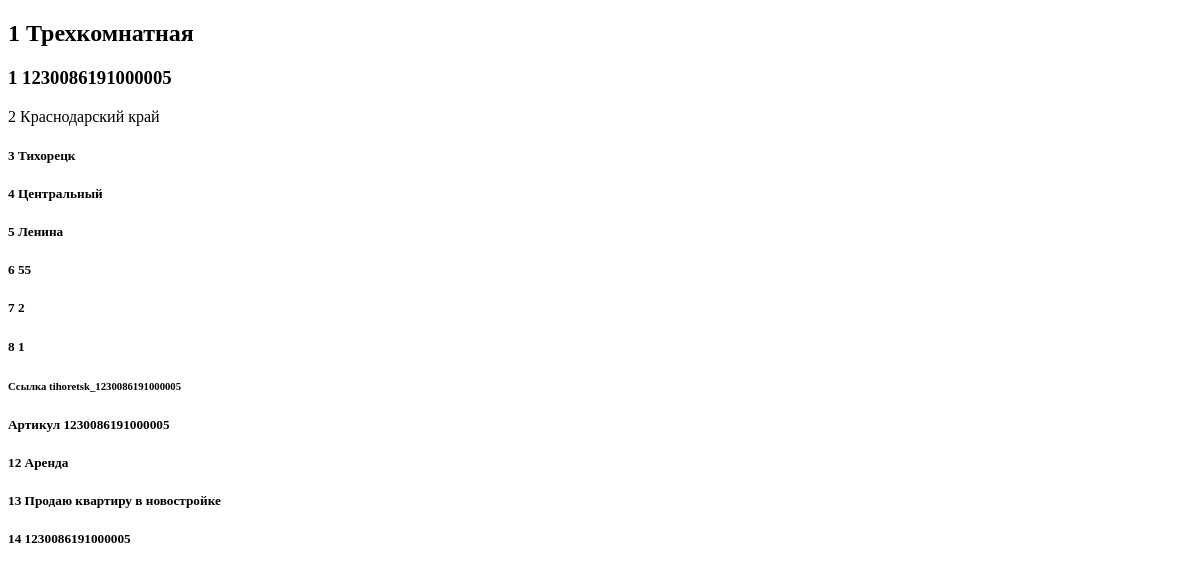
Before: /dom/adresa/tihoretsk_1230086191000005/ with the older database file.
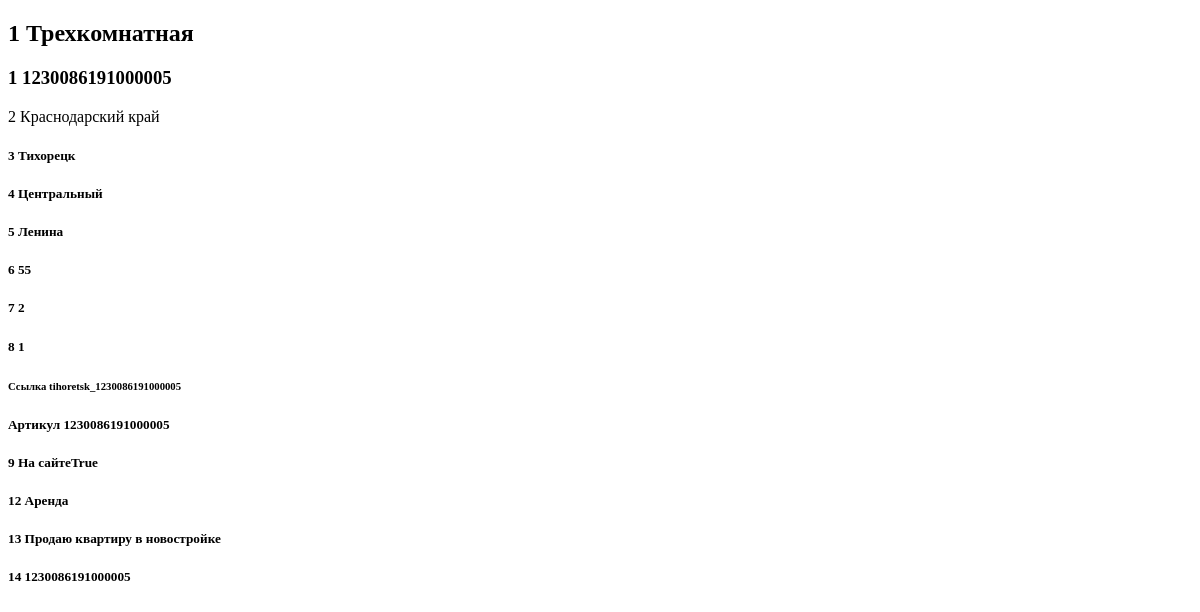
After: the same page with the newer database file.
### dom/models.py (models this page shows, shortened)
class Adres(models.Model):
    name_krai = models.CharField('Край, область', max_length=128)
    gorod = models.CharField('Нас. пункт', max_length=128, )
    raion = models.CharField('Район', max_length=128)
    street = models.CharField('Улица', max_length=128)
    n_doma = models.CharField('№ дома', max_length=10, default=0)
    n_kvartiri = models.CharField('№ квартиры', max_length=128, blank=True, null=True, default=0)
    n_podezda = models.CharField('№ подъезда', max_length=128, blank=True, null=True, default=0)
    slug = models.SlugField('Ссылка', max_length=160, unique=True, blank=True, null=True)
    is_activ = models.BooleanField('На сайте', default=False, blank=True, null=True)
    is_prodaju = models.BooleanField('Продается', default=False, blank=True, null=True)
    is_prodano = models.BooleanField('Продано', default=False, blank=True, null=True)
    is_arenda = models.BooleanField('В аренду', default=False, blank=True, null=True)
    descreption = models.TextField('Объявление', max_length=5000, blank=True, null=True)
    arti_dokument = models.ForeignKey(Articul, verbose_name='Артикул', on_delete=models.SET_NULL, null=True)
    categorii = models.ForeignKey(Categori, verbose_name='Категория земель', on_delete=models.SET_NULL, null=True)
    objects = CategoriManager()# Установка менеджера для поиска в модель
    class Meta:
        default_related_name = 'ad_res'
        verbose_name = 'Адрес'
        verbose_name_plural = 'Адреса'

class Categori(models.Model):
    name = models.CharField("Категория", max_length=150)
    description = models.TextField("Описание", max_length=1024, blank=True, null=True)
    slug = models.SlugField('Ссылка', max_length=160, unique=True)
    art_categori = models.ForeignKey(Articul, verbose_name='Арт_категории', on_delete=models.SET_NULL, null=True)
    objects = CategoriManager()  # Установка менеджера для поиска в модель
    def __str__(self):
        return self.name
    class Meta:
        verbose_name = 'Категория обЪекта'
        verbose_name_plural = 'Категории обЪектов'
        ordering = ('-name',)

class Articul(models.Model):
    art = models.CharField('Артикул', max_length=16, unique=True, blank=True, null=True)
    region = models.CharField('Код региона', max_length=3, blank=True, null=True, help_text="Трехзначное "
                               "число - Краснодарский край 023 или 123 ")
    mesto = models.CharField('Местоположение', max_length=2, blank=True, null=True, help_text="Двухзначное число")
    kod_phone = models.CharField('Код телефона', max_length=5, blank=True, null=True, help_text="Пятизначное число")
    nomer = models.CharField('Порядковый номер', max_length=6, blank=True, null=True,
                             help_text="Шестизначное число", default='000000')
    slug = models.SlugField('Уникальная ссылка', max_length=19, unique=True, blank=True, null=True)
    objects = CategoriManager()
    class Meta:
        verbose_name = 'Артикул'
        verbose_name_plural = 'Артикулы'
        ordering = ('-art',)
    def __str__(self):
        return self.art

### dom/views.py (the view)
# urls.py: path('adresa/<slug:slug>/', AdresDetailView.as_view(), name='adresa_detail'),
class AdresDetailView(DetailView):
    model = Adres
    context_object_name = 'adresa'
    template_name = 'dom/pokaz/adresa_detail.html'
    def get_context_data(self, **kwargs):
        context = super().get_context_data(**kwargs)
        return context

### dom/templates/dom/pokaz/adresa_detail.html (shortened to what this page needs)
<!DOCTYPE html>
<html lang="en">
<head>
</head>
<body>
<h2> 1 {{ adresa.categorii }}</h2>
<h3> 1 {{ adresa.arti_dokument.art }}</h3>
<p> 2 {{ adresa.name_krai }}</p>
<h5> 3 {{ adresa.gorod }}</h5>
<h5> 4 {{ adresa.raion }}</h5>
<h5> 5 {{ adresa.street }}</h5>
<h5> 6 {{ adresa.n_doma }}</h5>
<h5> 7 {{ adresa.n_kvartiri }}</h5>
<h5> 8 {{ adresa.n_podezda }}</h5>
<h6>Ссылка {{ adresa.slug }}</h6>
<h5>Артикул {{ adresa.arti_dokument }}</h5>
{% if adresa.is_activ %}
<h5> 9 На сайте{{ adresa.is_activ }}</h5>
{% endif %}
{% if adresa.is_arenda %}
<h5> 12 Аренда </h5>
{% endif %}
<h5> 13 {{ adresa.descreption }}</h5>
<h5> 14 {{ adresa.arti_dokument }}</h5>
</body>
</html>

Changed rows visible on the page:
changed Adres "Краснодарский край": is_activ (not shown) → "True"
Other visible differences:
text now shown: "9 На сайте"
